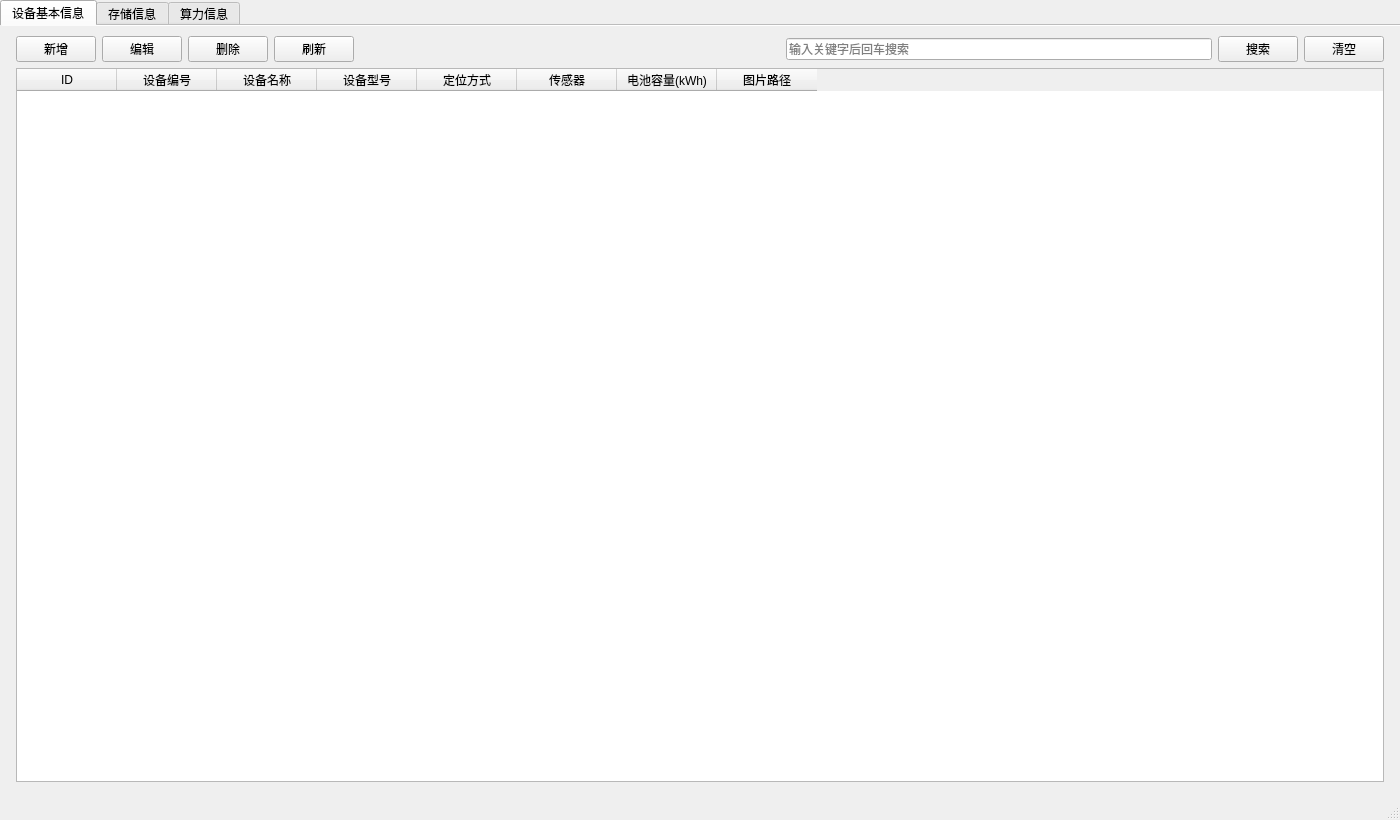
<?xml version="1.0" encoding="UTF-8"?>
<ui version="4.0">
 <class>MainWindow</class>
 <widget class="QMainWindow" name="MainWindow">
  <property name="geometry">
   <rect>
    <x>0</x>
    <y>0</y>
    <width>1400</width>
    <height>820</height>
   </rect>
  </property>
  <property name="minimumSize">
   <size>
    <width>1200</width>
    <height>700</height>
   </size>
  </property>
  <property name="windowTitle">
   <string>设备信息管理系统</string>
  </property>
  <widget class="QWidget" name="centralwidget">
   <layout class="QVBoxLayout" name="verticalLayout">
    <property name="leftMargin">
     <number>0</number>
    </property>
    <property name="topMargin">
     <number>0</number>
    </property>
    <property name="rightMargin">
     <number>0</number>
    </property>
    <property name="bottomMargin">
     <number>0</number>
    </property>
    <property name="spacing">
     <number>0</number>
    </property>
    <item>
     <widget class="QTabWidget" name="tabWidget">
      <property name="documentMode">
       <bool>true</bool>
      </property>
      <widget class="QWidget" name="deviceTab">
       <attribute name="title">
        <string>设备基本信息</string>
       </attribute>
       <layout class="QVBoxLayout" name="deviceLayout">
        <property name="leftMargin">
         <number>16</number>
        </property>
        <property name="topMargin">
         <number>10</number>
        </property>
        <property name="rightMargin">
         <number>16</number>
        </property>
        <property name="bottomMargin">
         <number>16</number>
        </property>
        <item>
         <layout class="QHBoxLayout" name="deviceToolbarLayout">
          <item><widget class="QPushButton" name="deviceAddBtn"><property name="text"><string>新增</string></property></widget></item>
          <item><widget class="QPushButton" name="deviceEditBtn"><property name="text"><string>编辑</string></property></widget></item>
          <item><widget class="QPushButton" name="deviceDeleteBtn"><property name="text"><string>删除</string></property></widget></item>
          <item><widget class="QPushButton" name="deviceRefreshBtn"><property name="text"><string>刷新</string></property></widget></item>
          <item><spacer name="deviceToolbarSpacer"><property name="orientation"><enum>Qt::Horizontal</enum></property><property name="sizeHint" stdset="0"><size><width>40</width><height>20</height></size></property></spacer></item>
          <item><widget class="QLineEdit" name="deviceSearchEdit"><property name="minimumSize"><size><width>260</width><height>0</height></size></property><property name="placeholderText"><string>输入关键字后回车搜索</string></property></widget></item>
          <item><widget class="QPushButton" name="deviceSearchBtn"><property name="text"><string>搜索</string></property></widget></item>
          <item><widget class="QPushButton" name="deviceClearBtn"><property name="text"><string>清空</string></property></widget></item>
         </layout>
        </item>
        <item>
         <widget class="QTableWidget" name="deviceTable">
          <property name="alternatingRowColors"><bool>true</bool></property>
          <property name="selectionMode"><enum>QAbstractItemView::SingleSelection</enum></property>
          <property name="selectionBehavior"><enum>QAbstractItemView::SelectRows</enum></property>
          <property name="sortingEnabled"><bool>true</bool></property>
          <column><property name="text"><string>ID</string></property></column>
          <column><property name="text"><string>设备编号</string></property></column>
          <column><property name="text"><string>设备名称</string></property></column>
          <column><property name="text"><string>设备型号</string></property></column>
          <column><property name="text"><string>定位方式</string></property></column>
          <column><property name="text"><string>传感器</string></property></column>
          <column><property name="text"><string>电池容量(kWh)</string></property></column>
          <column><property name="text"><string>图片路径</string></property></column>
         </widget>
        </item>
       </layout>
      </widget>
      <widget class="QWidget" name="storageTab">
       <attribute name="title">
        <string>存储信息</string>
       </attribute>
       <layout class="QVBoxLayout" name="storageLayout">
        <property name="leftMargin"><number>16</number></property>
        <property name="topMargin"><number>10</number></property>
        <property name="rightMargin"><number>16</number></property>
        <property name="bottomMargin"><number>16</number></property>
        <item>
         <layout class="QHBoxLayout" name="storageToolbarLayout">
          <item><widget class="QPushButton" name="storageAddBtn"><property name="text"><string>新增</string></property></widget></item>
          <item><widget class="QPushButton" name="storageEditBtn"><property name="text"><string>编辑</string></property></widget></item>
          <item><widget class="QPushButton" name="storageDeleteBtn"><property name="text"><string>删除</string></property></widget></item>
          <item><widget class="QPushButton" name="storageRefreshBtn"><property name="text"><string>刷新</string></property></widget></item>
          <item><spacer name="storageToolbarSpacer"><property name="orientation"><enum>Qt::Horizontal</enum></property><property name="sizeHint" stdset="0"><size><width>40</width><height>20</height></size></property></spacer></item>
          <item><widget class="QLineEdit" name="storageSearchEdit"><property name="minimumSize"><size><width>260</width><height>0</height></size></property><property name="placeholderText"><string>输入关键字后回车搜索</string></property></widget></item>
          <item><widget class="QPushButton" name="storageSearchBtn"><property name="text"><string>搜索</string></property></widget></item>
          <item><widget class="QPushButton" name="storageClearBtn"><property name="text"><string>清空</string></property></widget></item>
         </layout>
        </item>
        <item>
         <widget class="QTableWidget" name="storageTable">
          <property name="alternatingRowColors"><bool>true</bool></property>
          <property name="selectionMode"><enum>QAbstractItemView::SingleSelection</enum></property>
          <property name="selectionBehavior"><enum>QAbstractItemView::SelectRows</enum></property>
          <property name="sortingEnabled"><bool>true</bool></property>
          <column><property name="text"><string>ID</string></property></column>
          <column><property name="text"><string>设备编号</string></property></column>
          <column><property name="text"><string>设备名称</string></property></column>
          <column><property name="text"><string>内存总量(GB)</string></property></column>
          <column><property name="text"><string>内存已用(GB)</string></property></column>
          <column><property name="text"><string>内存空闲(GB)</string></property></column>
          <column><property name="text"><string>磁盘总量(GB)</string></property></column>
          <column><property name="text"><string>磁盘已用(GB)</string></property></column>
          <column><property name="text"><string>记录时间</string></property></column>
         </widget>
        </item>
       </layout>
      </widget>
      <widget class="QWidget" name="computingTab">
       <attribute name="title">
        <string>算力信息</string>
       </attribute>
       <layout class="QVBoxLayout" name="computingLayout">
        <property name="leftMargin"><number>16</number></property>
        <property name="topMargin"><number>10</number></property>
        <property name="rightMargin"><number>16</number></property>
        <property name="bottomMargin"><number>16</number></property>
        <item>
         <layout class="QHBoxLayout" name="computingToolbarLayout">
          <item><widget class="QPushButton" name="computingAddBtn"><property name="text"><string>新增</string></property></widget></item>
          <item><widget class="QPushButton" name="computingEditBtn"><property name="text"><string>编辑</string></property></widget></item>
          <item><widget class="QPushButton" name="computingDeleteBtn"><property name="text"><string>删除</string></property></widget></item>
          <item><widget class="QPushButton" name="computingRefreshBtn"><property name="text"><string>刷新</string></property></widget></item>
          <item><spacer name="computingToolbarSpacer"><property name="orientation"><enum>Qt::Horizontal</enum></property><property name="sizeHint" stdset="0"><size><width>40</width><height>20</height></size></property></spacer></item>
          <item><widget class="QLineEdit" name="computingSearchEdit"><property name="minimumSize"><size><width>260</width><height>0</height></size></property><property name="placeholderText"><string>输入关键字后回车搜索</string></property></widget></item>
          <item><widget class="QPushButton" name="computingSearchBtn"><property name="text"><string>搜索</string></property></widget></item>
          <item><widget class="QPushButton" name="computingClearBtn"><property name="text"><string>清空</string></property></widget></item>
         </layout>
        </item>
        <item>
         <widget class="QTableWidget" name="computingTable">
          <property name="alternatingRowColors"><bool>true</bool></property>
          <property name="selectionMode"><enum>QAbstractItemView::SingleSelection</enum></property>
          <property name="selectionBehavior"><enum>QAbstractItemView::SelectRows</enum></property>
          <property name="sortingEnabled"><bool>true</bool></property>
          <column><property name="text"><string>ID</string></property></column>
          <column><property name="text"><string>设备编号</string></property></column>
          <column><property name="text"><string>设备名称</string></property></column>
          <column><property name="text"><string>CPU使用率(%)</string></property></column>
          <column><property name="text"><string>CPU温度(℃)</string></property></column>
          <column><property name="text"><string>GPU使用率(%)</string></property></column>
          <column><property name="text"><string>GPU温度(℃)</string></property></column>
          <column><property name="text"><string>GPU频率(MHz)</string></property></column>
          <column><property name="text"><string>记录时间</string></property></column>
         </widget>
        </item>
       </layout>
      </widget>
     </widget>
    </item>
   </layout>
  </widget>
  <widget class="QStatusBar" name="statusbar"/>
 </widget>
 <resources/>
 <connections/>
</ui>
